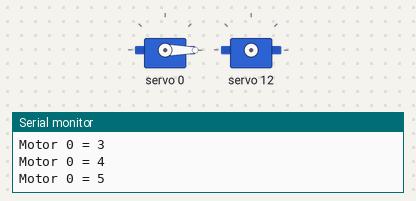
This sketch was run on a simulated ESP32. Shown: 2 × servo, the last lines printed to the serial monitor.

Above: at 0.18 s.
At 16.3 s:
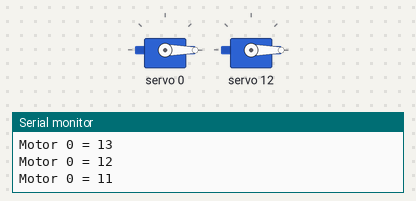
At 26.7 s:
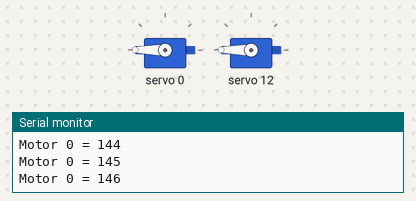
At 33.0 s:
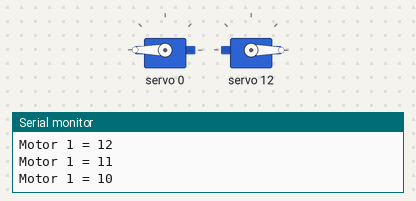
Timing chart, 0 to 40.0 s (numbered marks = the images above):
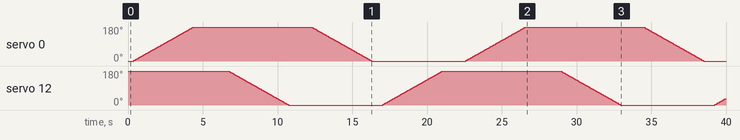

The sketch:

i2cServoPca9685.ino
```cpp
/*
  ESP32 PCA9685 Servo Control
  esp32-pca9685.ino
  Driving multiple servo motors with ESP32 and PCA9685 PWM module
  Use I2C Bus

  DroneBot Workshop 2020
  https://dronebotworkshop.com
*/

// Include Wire Library for I2C
#include <Wire.h>

// Include Adafruit PCA9685 Servo Library
#include <Adafruit_PWMServoDriver.h>

// Creat object to represent PCA9685 at default I2C address
Adafruit_PWMServoDriver pca9685 = Adafruit_PWMServoDriver(0x40);

// Define maximum and minimum number of "ticks" for the servo motors
// Range from 0 to 4095
// This determines the pulse width

#define SERVOMIN  80  // Minimum value
#define SERVOMAX  600  // Maximum value

// Define servo motor connections (expand as required)
#define SER0  0   //Servo Motor 0 on connector 0
#define SER1  12  //Servo Motor 1 on connector 12

// Variables for Servo Motor positions (expand as required)
int pwm0;
int pwm1;

void setup() {

  // Serial monitor setup
  Serial.begin(115200);

  // Print to monitor
  Serial.println("PCA9685 Servo Test");

  // Initialize PCA9685
  pca9685.begin();

  // Set PWM Frequency to 50Hz
  pca9685.setPWMFreq(50);

}

void loop() {

  // Move Motor 0 from 0 to 180 degrees
  for (int posDegrees = 0; posDegrees <= 180; posDegrees++) {

    // Determine PWM pulse width
    pwm0 = map(posDegrees, 0, 180, SERVOMIN, SERVOMAX);
    // Write to PCA9685
    pca9685.setPWM(SER0, 0, pwm0);
    // Print to serial monitor
    Serial.print("Motor 0 = ");
    Serial.println(posDegrees);
    delay(30);
  }

  // Move Motor 1 from 180 to 0 degrees
  for (int posDegrees = 180; posDegrees >= 0; posDegrees--) {

    // Determine PWM pulse width
    pwm1 = map(posDegrees, 0, 180, SERVOMIN, SERVOMAX);
    // Write to PCA9685
    pca9685.setPWM(SER1, 0, pwm1);
    // Print to serial monitor
    Serial.print("Motor 1 = ");
    Serial.println(posDegrees);
    delay(30);
  }

  // Move Motor 0 from 180 to 0 degrees
  for (int posDegrees = 180; posDegrees >= 0; posDegrees--) {

    // Determine PWM pulse width
    pwm0 = map(posDegrees, 0, 180, SERVOMIN, SERVOMAX);
    // Write to PCA9685
    pca9685.setPWM(SER0, 0, pwm0);
    // Print to serial monitor
    Serial.print("Motor 0 = ");
    Serial.println(posDegrees);
    delay(30);
  }


  // Move Motor 1 from 0 to 180 degrees
  for (int posDegrees = 0; posDegrees <= 180; posDegrees++) {

    // Determine PWM pulse width
    pwm1 = map(posDegrees, 0, 180, SERVOMIN, SERVOMAX);
    // Write to PCA9685
    pca9685.setPWM(SER1, 0, pwm1);
    // Print to serial monitor
    Serial.print("Motor 1 = ");
    Serial.println(posDegrees);
    delay(30);
  }


}
```
